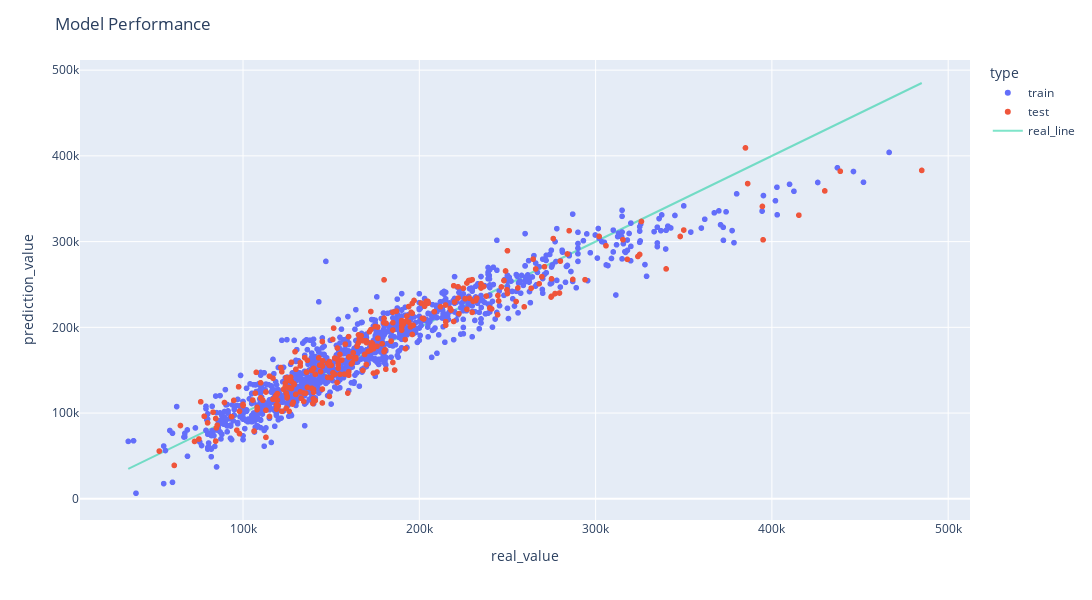

Here is the notebook cell this chart was saved with:
### Code cell
# hedef degiskeni
Y = house_prices['SalePrice']
# aciklayici degiskenler
X = house_prices[expl_vars]

# egitim verisini ayirma
X_train, X_test, Y_train, Y_test = train_test_split(X, Y, test_size = 0.2, random_state = 465)

print("Eğitim kümesindeki gözlem sayısı : {}".format(X_train.shape))
print("Test kümesindeki gözlem sayısı   : {}".format(X_test.shape))

# model nesnesi olusturuldu
lrm = linear_model.LinearRegression()
# modelimizin denklemi (egrisi) olusturuluyor
lrm.fit(X_train, Y_train)

# test verisi ile tahmin
Y_test_pred = lrm.predict(X_test)
# egitim verisi ile tahmin
Y_train_pred = lrm.predict(X_train)

save_pred_results(1, Y_test, Y_test_pred, Y_train, Y_train_pred, 'butun anlamli degiskenler')

# grafigi cizdirelim
make_plotly(predict_df)
#predict_df.info()

# statsmodel kullanarak lrm
# bias (intercept) değişkenini manuel olarak ekliyoruz
# egitim verisi ile model olusturma
X_train = sm.add_constant(X_train)
results = sm.OLS(Y_train, X_train).fit()

# model sonuclarini kaydedelim
save_results(results, 1, Y_test, Y_test_pred, 'butun anlamli degiskenler')

# model sonuclari
results_df

### Figure 1 — Plotly figure (JSON) as saved in the notebook; plotly's stock layout.template omitted (floating-point values rounded to 4 significant figures; data arrays with more than 128 entries replaced by an {"elided": "..."} marker saying what was removed)
{"data": [{"hovertemplate": "type=train<br>real_value=%{x}<br>prediction_value=%{y}<extra></extra>", "legendgroup": "train", "marker": {"color": "#636efa", "symbol": "circle"}, "mode": "markers", "name": "train", "showlegend": true, "type": "scattergl", "x": {"elided": "1128 int values"}, "xaxis": "x", "y": {"elided": "1128 float values"}, "yaxis": "y"}, {"hovertemplate": "type=test<br>real_value=%{x}<br>prediction_value=%{y}<extra></extra>", "legendgroup": "test", "marker": {"color": "#EF553B", "symbol": "circle"}, "mode": "markers", "name": "test", "showlegend": true, "type": "scattergl", "x": {"elided": "283 int values"}, "xaxis": "x", "y": {"elided": "283 float values"}, "yaxis": "y"}, {"mode": "lines", "name": "real_line", "opacity": 0.5, "type": "scatter", "x": {"elided": "1411 int values"}, "y": {"elided": "1411 int values"}}], "layout": {"height": 600, "legend": {"title": {"text": "type"}, "tracegroupgap": 0}, "margin": {"t": 60}, "title": {"text": "Model Performance"}, "width": 1200, "xaxis": {"anchor": "y", "autorange": true, "domain": [0, 1], "range": [7780.0, 512100.0], "title": {"text": "real_value"}, "type": "linear"}, "yaxis": {"anchor": "x", "autorange": true, "domain": [0, 1], "range": [-24750.0, 511800.0], "title": {"text": "prediction_value"}, "type": "linear"}}}
